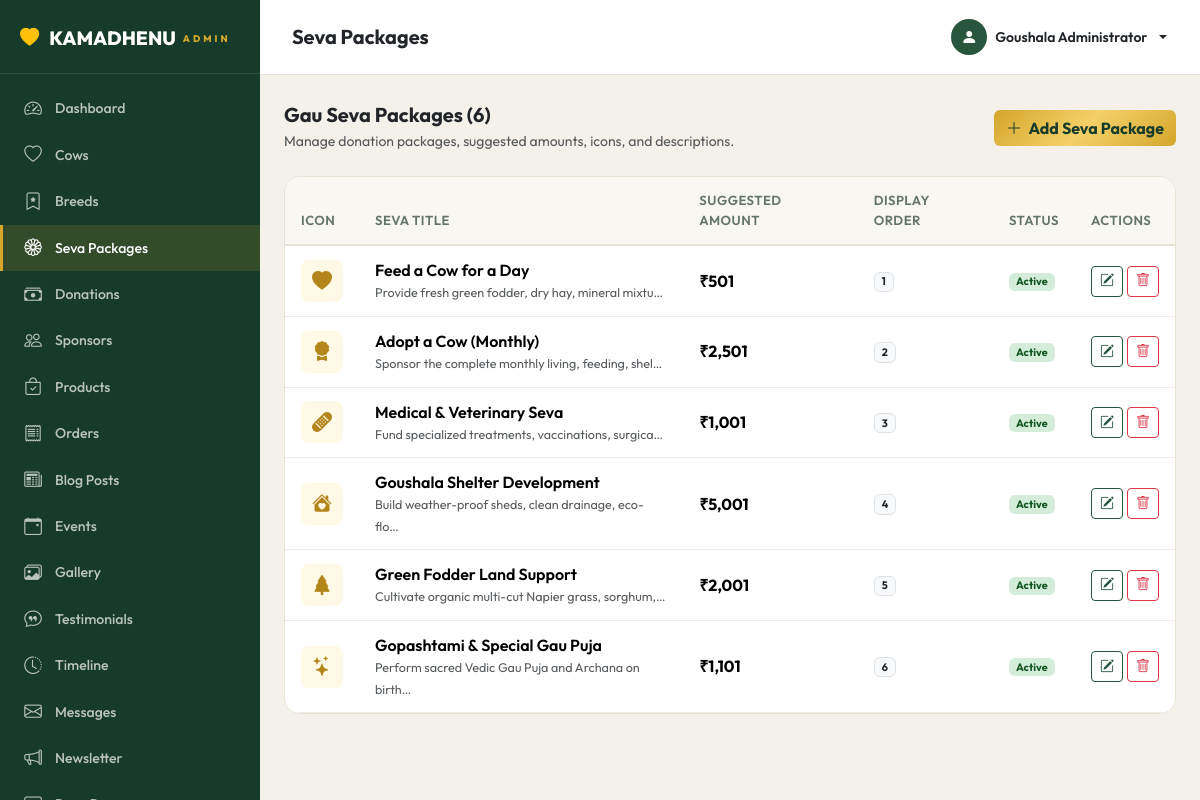
The app's page /admin/seva.php (signed in) with its own data.
### tables this page shows
CREATE TABLE IF NOT EXISTS `seva` (
  `id` INT AUTO_INCREMENT PRIMARY KEY,
  `title` VARCHAR(150) NOT NULL,
  `slug` VARCHAR(150) NOT NULL UNIQUE,
  `short_desc` VARCHAR(255) DEFAULT NULL,
  `full_desc` TEXT DEFAULT NULL,
  `suggested_amount` DECIMAL(10,2) DEFAULT 1001.00,
  `icon` VARCHAR(100) DEFAULT 'bi-heart-fill',
  `image` VARCHAR(255) DEFAULT NULL,
  `display_order` INT DEFAULT 0,
  `status` ENUM('active', 'inactive') DEFAULT 'active',
  `created_at` TIMESTAMP DEFAULT CURRENT_TIMESTAMP,
  `updated_at` TIMESTAMP DEFAULT CURRENT_TIMESTAMP ON UPDATE CURRENT_TIMESTAMP,
  INDEX `idx_seva_slug` (`slug`),
  INDEX `idx_seva_status` (`status`)
);

### includes/functions.php (called while the page is built, shortened)
<?php
function e(string $str): string {
    return htmlspecialchars($str, ENT_QUOTES | ENT_HTML5, 'UTF-8');
}
function truncate(string $text, int $chars = 150): string {
    $text = strip_tags($text);
    return rtrim(substr($text, 0, $chars)) . '…';
}

### admin/seva.php (the view, shortened to what this page needs)
<?php
require_once __DIR__ . '/../includes/functions.php';
include __DIR__ . '/includes/admin_header.php';
$sevaList = $pdo->query("SELECT * FROM seva ORDER BY display_order ASC, id ASC")->fetchAll();
?>
<div class="d-flex justify-content-between align-items-center mb-4">
  <div>
    <h5 class="fw-bold mb-1">Gau Seva Packages (<?= count($sevaList) ?>)</h5>
    <p class="text-muted small mb-0">Manage donation packages, suggested amounts, icons, and descriptions.</p>
  </div>
  <button class="btn btn-gold" data-bs-toggle="modal" data-bs-target="#sevaModal" onclick="resetSevaForm()">
    <i class="bi bi-plus-lg me-1"></i> Add Seva Package
  </button>
</div>
<div class="admin-table">
  <table class="table">
    <thead>
      <tr>
        <th>Icon</th>
        <th>Seva Title</th>
        <th>Suggested Amount</th>
        <th>Display Order</th>
        <th>Status</th>
        <th>Actions</th>
      </tr>
    </thead>
    <tbody>
      <?php foreach ($sevaList as $s): ?>
      <tr>
        <td>
          <div class="stat-icon p-2 rounded-3 text-center" style="background:#FFF9E6; color:#B3861B; width:42px; height:42px; display:flex; align-items:center; justify-content:center;">
            <i class="bi <?= e($s['icon'] ?: 'bi-heart-fill') ?> fs-5"></i>
          </div>
        </td>
        <td>
          <div class="fw-semibold fs-6"><?= e($s['title']) ?></div>
          <small class="text-muted"><?= e(truncate($s['short_desc'] ?: $s['full_desc'], 50)) ?></small>
        </td>
        <td>
          <span class="fw-bold text-forest fs-6">₹<?= number_format((float)$s['suggested_amount']) ?></span>
        </td>
        <td><span class="badge bg-light text-dark border"><?= $s['display_order'] ?></span></td>
        <td>
          <span class="badge <?= $s['status']==='active'?'badge-active':'badge-inactive' ?>">
            <?= ucfirst(e($s['status'])) ?>
          </span>
        </td>
        <td>
          <div class="d-flex gap-1">
            <button class="btn btn-sm btn-outline-forest edit-seva-btn" data-seva='<?= json_encode($s, JSON_HEX_APOS | JSON_HEX_QUOT) ?>' title="Edit Package">
              <i class="bi bi-pencil-square"></i>
            </button>
            <button class="btn btn-sm btn-outline-danger delete-seva-btn" data-id="<?= $s['id'] ?>" data-title="<?= e($s['title']) ?>" title="Delete Package">
              <i class="bi bi-trash"></i>
            </button>
          </div>
        </td>
      </tr>
      <?php endforeach; ?>
    </tbody>
  </table>
</div>
<?php
include __DIR__ . '/includes/admin_footer.php';
?>

### assets/css/variables.css (style rules this page uses)
:root { --primary-dark: #173B2A; --forest-green: #28563C; --forest-green-light: #377352; --sacred-gold: #D4A72C; --sacred-gold-light: #F3D068; --sacred-gold-dark: #B3861B; --cream-bg: #FBF7ED; --cream-card: #FFFFFF; --dark-text: #243029; --muted-text: #64746B; --light-border: #E8E2D5; --border-gold: rgba(212, 167, 44, 0.35); --gold-gradient: linear-gradient(135deg, #D4A72C 0%, #F3D068 50%, #D4A72C 100%); --green-gradient: linear-gradient(135deg, #173B2A 0%, #28563C 100%); --hero-overlay: linear-gradient(180deg, rgba(0, 0, 0, 0.4) 0%, rgba(0, 0, 0, 0.65) 100%); --card-gradient: linear-gradient(180deg, rgba(255, 255, 255, 0.95) 0%, #FFFFFF 100%); --shadow-sm: 0 2px 8px rgba(23, 59, 42, 0.06); --shadow-md: 0 8px 24px rgba(23, 59, 42, 0.08); --shadow-lg: 0 16px 40px rgba(23, 59, 42, 0.12); --shadow-gold: 0 8px 24px rgba(212, 167, 44, 0.25); --shadow-hover: 0 20px 48px rgba(23, 59, 42, 0.15); --radius-sm: 8px; --radius-md: 16px; --radius-lg: 24px; --radius-pill: 50px; --font-heading: 'Outfit', 'Playfair Display', Georgia, serif; --font-body: 'Outfit', -apple-system, BlinkMacSystemFont, 'Segoe UI', Roboto, sans-serif; --font-serif: 'Playfair Display', serif; --transition-fast: 0.2s cubic-bezier(0.4, 0, 0.2, 1); --transition-normal: 0.35s cubic-bezier(0.4, 0, 0.2, 1); }

### assets/css/admin.css (style rules this page uses)
.admin-body { font-family: 'Outfit', sans-serif; background: #f4f1eb; margin: 0; min-height: 100vh; }
.admin-table { background: #fff; border-radius: 16px; border: 1px solid #e8e2d5; overflow: hidden; }
.admin-table .table { margin-bottom: 0; }
.admin-table .table thead th { background: #f9f7f2; border-bottom: 2px solid #e8e2d5; font-weight: 600; font-size: 0.82rem; color: #64746B; text-transform: uppercase; letter-spacing: 0.5px; padding: 14px 16px; }
.admin-table .table tbody td { padding: 12px 16px; vertical-align: middle; font-size: 0.9rem; border-bottom: 1px solid #f0ece4; }
.btn-gold { background: var(--gold-gradient, linear-gradient(135deg, #D4A72C, #F3D068, #D4A72C)); color: var(--primary-dark, #173B2A); border: 0; font-weight: 700; }
.btn-outline-forest { border: 1px solid var(--forest-green, #28563C); color: var(--forest-green, #28563C); }
.badge-active { background: #d4edda; color: #155724; }

### records on screen
seva: title "Feed a Cow for a Day", short_desc "Provide fresh green fodder, dry hay, mineral mixtu…", suggested_amount "501", display_order "1", status "Active"
seva: title "Adopt a Cow (Monthly)", short_desc "Sponsor the complete monthly living, feeding, shel…", suggested_amount "2,501", display_order "2", status "Active"
seva: title "Medical & Veterinary Seva", short_desc "Fund specialized treatments, vaccinations, surgica…", suggested_amount "1,001", display_order "3", status "Active"
seva: title "Goushala Shelter Development", short_desc "Build weather-proof sheds, clean drainage, eco-flo…", suggested_amount "5,001", display_order "4", status "Active"
seva: title "Green Fodder Land Support", short_desc "Cultivate organic multi-cut Napier grass, sorghum,…", suggested_amount "2,001", display_order "5", status "Active"
seva: title "Gopashtami & Special Gau Puja", short_desc "Perform sacred Vedic Gau Puja and Archana on birth…", suggested_amount "1,101", display_order "6", status "Active"

### other values on screen
$item['label'] "Dashboard"
$item['label'] "Cows"
$item['label'] "Breeds"
$item['label'] "Seva Packages"
$item['label'] "Donations"
$item['label'] "Sponsors"
$item['label'] "Products"
$item['label'] "Orders"
$item['label'] "Blog Posts"
$item['label'] "Events"
$item['label'] "Gallery"
$item['label'] "Testimonials"
$item['label'] "Timeline"
$item['label'] "Messages"
$item['label'] "Newsletter"
